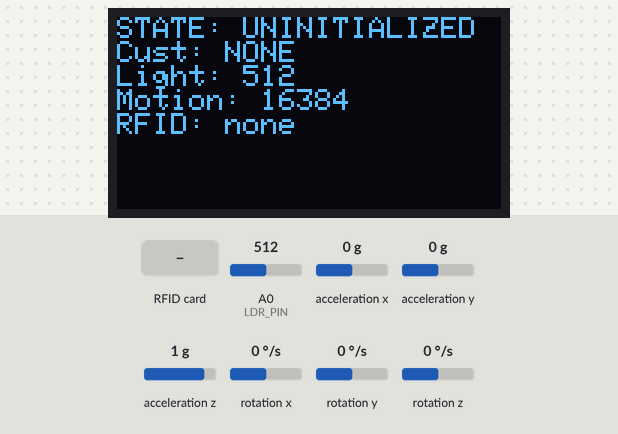
A sketch run on a simulated Arduino Uno, built with avr-gcc and run on an emulated ATmega328P. On the bench: 128×64 one-colour display. Inputs (shaded band) come from the test bench; at power-on: acceleration x 0 g, A0 (LDR_PIN) = 512, acceleration y 0 g, acceleration z 1 g, rotation x 0 °/s, rotation y 0 °/s, rotation z 0 °/s. What the sketch prints to the serial monitor is not drawn.

Above: at 2.9 s.
3.0 s: RFID card AA AA AA AA held to the reader
At 3.27 s:
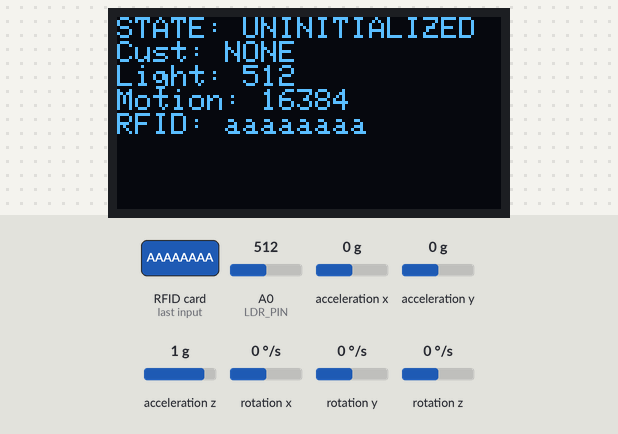
4.8 s: RFID card BB BB BB BB held to the reader
At 5.02 s:
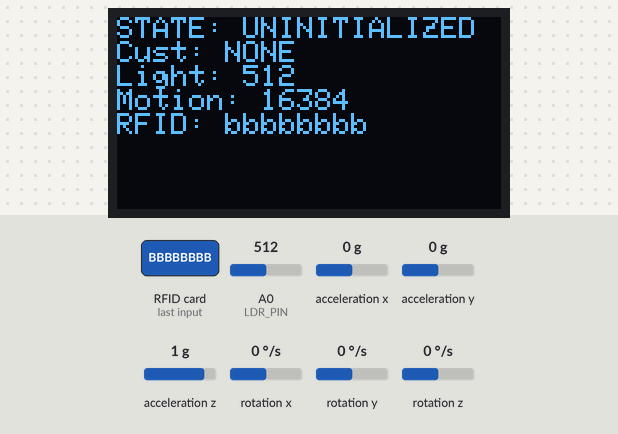
6.6 s: RFID card 5E 7A 19 C4 held to the reader
At 6.78 s:
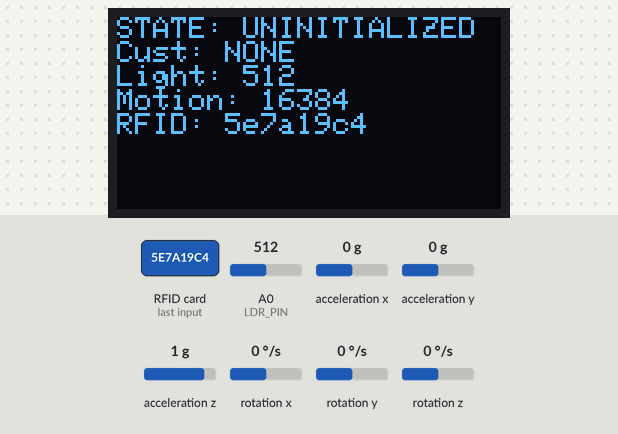
8.3 s: acceleration x set to -1.4 g
At 9.2 s:
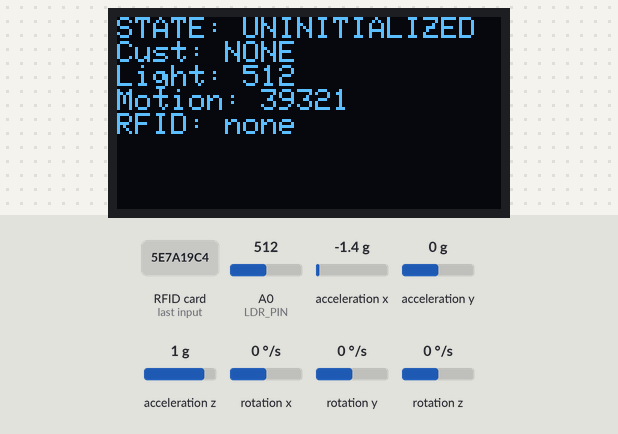
9.9 s: A0 (LDR_PIN) set to 716
At 10.8 s:
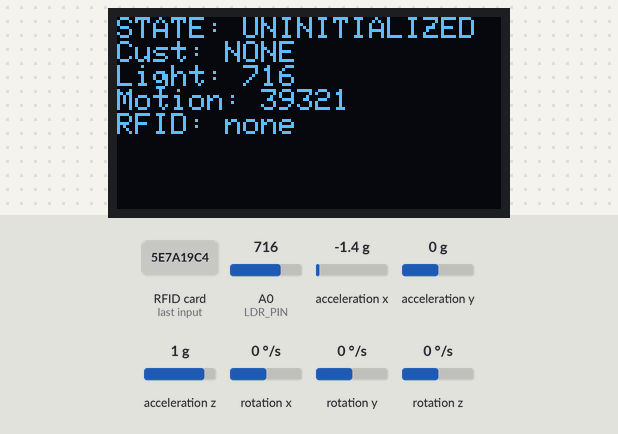
11.5 s: acceleration y set to -1.4 g
At 12.4 s:
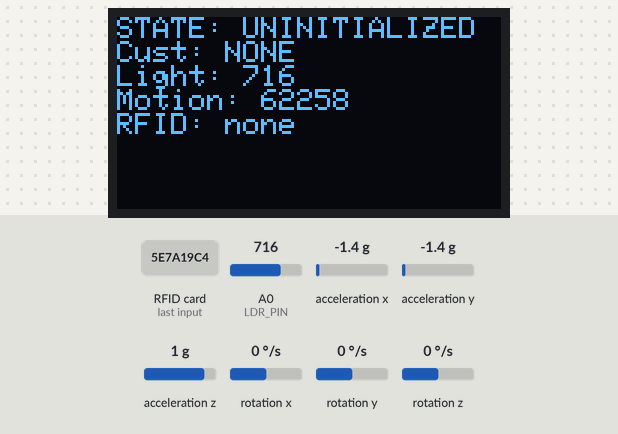
Timing chart, 0 to 14.1 s (numbered marks = the images above; inputs shaded):
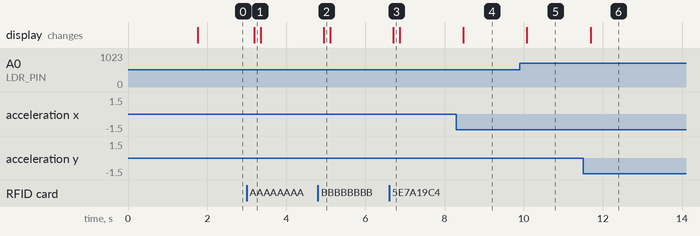

Measured:
- after the input at 3.0 s, the display: changes after 0.20 s (image 1)
- after the input at 4.8 s, the display: changes after 0.15 s (image 2)
- after the input at 6.6 s, the display: changes after 0.10 s (image 3)
- after the input at 8.3 s, the display: changes after 0.17 s (image 4)
- after the input at 9.9 s, the display: changes after 0.18 s (image 5)
- after the input at 11.5 s, the display: changes after 0.19 s (image 6)

The sketch:

phase3-prototype.ino
```cpp
/*
 * Project: CoC-VDS (Chain-of-Custody Violation Detection System)
 * Board: Arduino Uno R4 WiFi
 * Version: 3.0 Prototype - State Machine & Custody Logic
 * Author:  Chinyere Ihuoma Uwa (Kyma)
 * Date:    December 2025
 *
 * * Description:
 * Milestone build focusing on the "Fail-Closed" State Machine.
 * This version established the Custody Roles (Admin vs. Courier) and
 * the logic for transition-based violation detection before the
 * implementation of cryptographic hash-chaining in Phase 4.
 *
 *
 * Notes:
 *  - No stealth UI
 *  - No persistent logging
 *  - Thresholds auto-calibrated at boot
 */

#include <Wire.h>
#include <Adafruit_GFX.h>
#include <Adafruit_SSD1306.h>
#include <SPI.h>
#include <MFRC522.h>
#include <MPU6050.h>


#define SCREEN_WIDTH 128
#define SCREEN_HEIGHT 64
#define OLED_RESET -1
Adafruit_SSD1306 display(SCREEN_WIDTH, SCREEN_HEIGHT, &Wire, OLED_RESET);


#define RFID_SS 10
#define RFID_RST 9
MFRC522 rfid(RFID_SS, RFID_RST);


#define LDR_PIN A0
MPU6050 imu;


static const char UID_ADMIN[] = "AAAAAAAA"; // Replace with your own admin / White card UID
static const char UID_HANDLER[] = "BBBBBBBB"; // Replace with your own handler / Blue tag UID


int  LIGHT_THRESHOLD  = 120;
long MOTION_THRESHOLD = 22000;


const unsigned long DOUBLE_TAP_WINDOW_MS = 3000;
const unsigned long TRANSFER_WINDOW_MS   = 60000;


const bool SERIAL_HEARTBEAT_ENABLED = false;
const unsigned long HB_INTERVAL_MS = 2000;


enum State {
  UNINITIALIZED,
  SEALED_IDLE,
  IN_CUSTODY,
  TRANSFER_WINDOW,
  VIOLATION_LOCK,
  RECEIVED_FINAL
};

State state = UNINITIALIZED;


String currentCustodian = "NONE";
unsigned long transferStartMs = 0;


unsigned long lastHandlerScanMs = 0;
bool handlerArmedForDoubleTap = false;


unsigned long lastHbMs = 0;


long readMotionMagnitude() {
  int16_t ax, ay, az;
  imu.getAcceleration(&ax, &ay, &az);
  return (long)abs(ax) + (long)abs(ay) + (long)abs(az);
}


int readLight() {
  return analogRead(LDR_PIN);
}


String readUidIfPresent() {

  if (!rfid.PICC_IsNewCardPresent()) return "";
  if (!rfid.PICC_ReadCardSerial()) return "";

  String uidStr = "";
  for (byte i = 0; i < rfid.uid.size; i++) {
    if (rfid.uid.uidByte[i] < 0x10) uidStr += "0";
    uidStr += String(rfid.uid.uidByte[i], HEX);
  }
  uidStr.toLowerCase();

  rfid.PICC_HaltA();
  rfid.PCD_StopCrypto1();

  return uidStr;
}

bool isAdmin(const String& uid) {
  return uid == String(UID_ADMIN);
}

bool isHandler(const String& uid) {
  return uid == String(UID_HANDLER);
}

const char* stateName(State s) {
  switch (s) {
    case UNINITIALIZED:   return "UNINITIALIZED";
    case SEALED_IDLE:     return "SEALED_IDLE";
    case IN_CUSTODY:      return "IN_CUSTODY";
    case TRANSFER_WINDOW: return "TRANSFER_WINDOW";
    case VIOLATION_LOCK:  return "VIOLATION_LOCK";
    case RECEIVED_FINAL:  return "RECEIVED_FINAL";
    default:              return "UNKNOWN";
  }
}

void setViolation(const char* reason) {
  state = VIOLATION_LOCK;

  Serial.print("[VIOLATION] ");
  Serial.println(reason);

  display.clearDisplay();
  display.setCursor(0, 0);
  display.println("STATUS: VIOLATION");
  display.println(reason);
  display.display();
}

void showStatus(int lightVal, long motionVal, const String& lastUid) {
  display.clearDisplay();
  display.setCursor(0, 0);

  display.print("STATE: ");
  display.println(stateName(state));

  display.print("Cust: ");
  display.println(currentCustodian);

  display.print("Light: ");
  display.println(lightVal);

  display.print("Motion: ");
  display.println(motionVal);

  display.print("RFID: ");
  display.println(lastUid.length() ? lastUid : "none");

  if (state == TRANSFER_WINDOW) {
    unsigned long elapsed = millis() - transferStartMs;
    long remaining = (long)TRANSFER_WINDOW_MS - (long)elapsed;
    if (remaining < 0) remaining = 0;
    display.print("TW left: ");
    display.print(remaining / 1000);
    display.println("s");
  }

  display.display();
}

void calibrateBaseline() {

  const int samples = 40;
  long lightSum = 0;
  long motionSum = 0;

  for (int i = 0; i < samples; i++) {
    lightSum += readLight();
    motionSum += readMotionMagnitude();
    delay(25);
  }

  int lightAvg = lightSum / samples;
  long motionAvg = motionSum / samples;


  LIGHT_THRESHOLD = lightAvg + 80;
  if (LIGHT_THRESHOLD > 1023) LIGHT_THRESHOLD = 1023;


  MOTION_THRESHOLD = motionAvg + 4000;

  Serial.print("[BASELINE] light_avg=");
  Serial.print(lightAvg);
  Serial.print(" motion_avg=");
  Serial.println(motionAvg);

  Serial.print("[THRESH] LIGHT_THRESHOLD=");
  Serial.print(LIGHT_THRESHOLD);
  Serial.print(" MOTION_THRESHOLD=");
  Serial.println(MOTION_THRESHOLD);
}

void setup() {
  Serial.begin(115200);

  Wire.begin();
  SPI.begin();


  if (!display.begin(SSD1306_SWITCHCAPVCC, 0x3C)) {
    Serial.println("OLED not found");
    while (true);
  }
  display.clearDisplay();
  display.setTextSize(1);
  display.setTextColor(SSD1306_WHITE);
  display.setCursor(0, 0);
  display.println("CoC-VDS Phase 3");
  display.println("Supply-Chain Mode");
  display.display();


  pinMode(RFID_SS, OUTPUT);
  digitalWrite(RFID_SS, HIGH);
  rfid.PCD_Init();
  Serial.println("RFID ready");


  imu.initialize();
  Serial.println(imu.testConnection() ? "IMU OK" : "IMU NOT detected");

  delay(500);

  calibrateBaseline();

  Serial.println("Ready. Scan WHITE to seal, BLUE to take custody.");
  Serial.println("----------------------------------------------");
}

void loop() {
  int lightVal = readLight();
  long motionVal = readMotionMagnitude();


  if (state != UNINITIALIZED && state != RECEIVED_FINAL && state != VIOLATION_LOCK) {
    if (lightVal > LIGHT_THRESHOLD) {
      setViolation("Light exposure detected");
    }
  }

  if (state == SEALED_IDLE) {
    if (motionVal > MOTION_THRESHOLD) {
      setViolation("Motion w/o custody");
    }
  }

  if (state == TRANSFER_WINDOW) {
    if (millis() - transferStartMs > TRANSFER_WINDOW_MS) {
      setViolation("Transfer window expired");
    }
  }


  String uid = readUidIfPresent();


  if (uid.length()) {
    Serial.print("[RFID] UID=");
    Serial.println(uid);
  }


  if (uid.length() && state != VIOLATION_LOCK && state != RECEIVED_FINAL) {

    if (isAdmin(uid) && state == UNINITIALIZED) {
      state = SEALED_IDLE;
      currentCustodian = "NONE";
      Serial.println("[STATE] SEALED_IDLE (sealed by WHITE)");
    }
    else if (isHandler(uid) && state == SEALED_IDLE) {
      state = IN_CUSTODY;
      currentCustodian = "HANDLER";
      Serial.println("[STATE] IN_CUSTODY (BLUE took custody)");
      lastHandlerScanMs = millis();
      handlerArmedForDoubleTap = true;
    }
    else if (isHandler(uid) && state == IN_CUSTODY) {
      unsigned long now = millis();
      if (handlerArmedForDoubleTap && (now - lastHandlerScanMs <= DOUBLE_TAP_WINDOW_MS)) {
        state = TRANSFER_WINDOW;
        transferStartMs = now;
        Serial.println("[STATE] TRANSFER_WINDOW (BLUE double-tap)");
        handlerArmedForDoubleTap = false;
      } else {
        lastHandlerScanMs = now;
        handlerArmedForDoubleTap = true;
        Serial.println("[INFO] BLUE tap 1/2 (tap again within 3s)");
      }
    }
    else if (isAdmin(uid) && state == TRANSFER_WINDOW) {
      state = RECEIVED_FINAL;
      currentCustodian = "RECEIVER";
      Serial.println("[STATE] RECEIVED_FINAL (received by WHITE)");
    }
    else {
      Serial.print("[INFO] No valid transition. state=");
      Serial.print(stateName(state));
      Serial.print(" uid=");
      Serial.println(uid);
    }
  }


  showStatus(lightVal, motionVal, uid);


  if (SERIAL_HEARTBEAT_ENABLED && millis() - lastHbMs >= HB_INTERVAL_MS) {
    lastHbMs = millis();
    Serial.print("[HB] state=");
    Serial.print(stateName(state));
    Serial.print(" cust=");
    Serial.print(currentCustodian);
    Serial.print(" light=");
    Serial.print(lightVal);
    Serial.print(" motion=");
    Serial.print(motionVal);
    Serial.print(" lastRFID=");
    Serial.println(uid.length() ? uid : "none");
  }

  delay(100);
}
```
